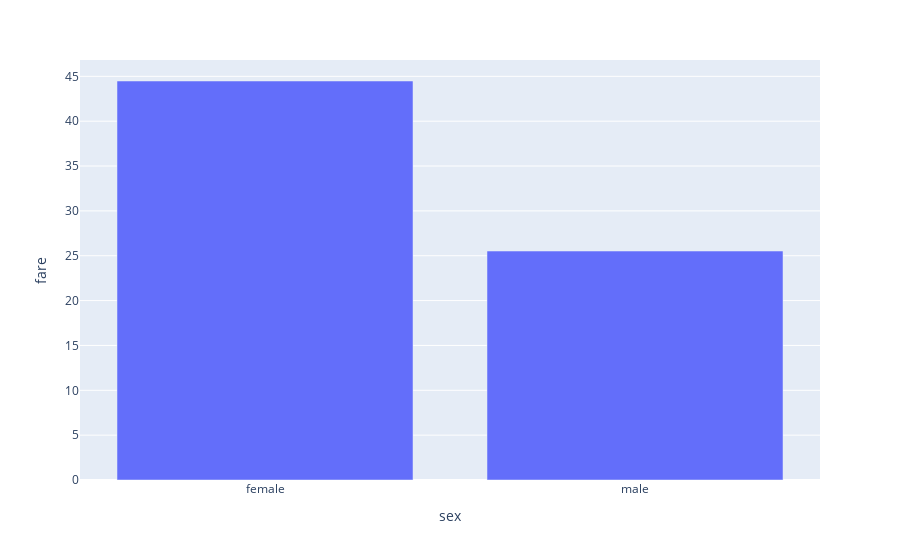

Notebook cell for this chart:
### Code cell
px.bar(data_frame=dff, x='sex', y='fare')

### Figure 1 — Plotly figure (JSON) as saved in the notebook; plotly's stock layout.template omitted (floating-point values rounded to 4 significant figures)
{"data": [{"alignmentgroup": "True", "hovertemplate": "sex=%{x}<br>fare=%{y}<extra></extra>", "legendgroup": "", "marker": {"color": "#636efa", "pattern": {"shape": ""}}, "name": "", "offsetgroup": "", "orientation": "v", "showlegend": false, "textposition": "auto", "type": "bar", "x": ["female", "male"], "xaxis": "x", "y": [44.48, 25.52], "yaxis": "y"}], "layout": {"autosize": true, "barmode": "relative", "legend": {"tracegroupgap": 0}, "margin": {"t": 60}, "xaxis": {"anchor": "y", "autorange": true, "domain": [0, 1], "range": [-0.5, 1.5], "title": {"text": "sex"}, "type": "category"}, "yaxis": {"anchor": "x", "autorange": true, "domain": [0, 1], "range": [0, 46.82], "title": {"text": "fare"}, "type": "linear"}}}
